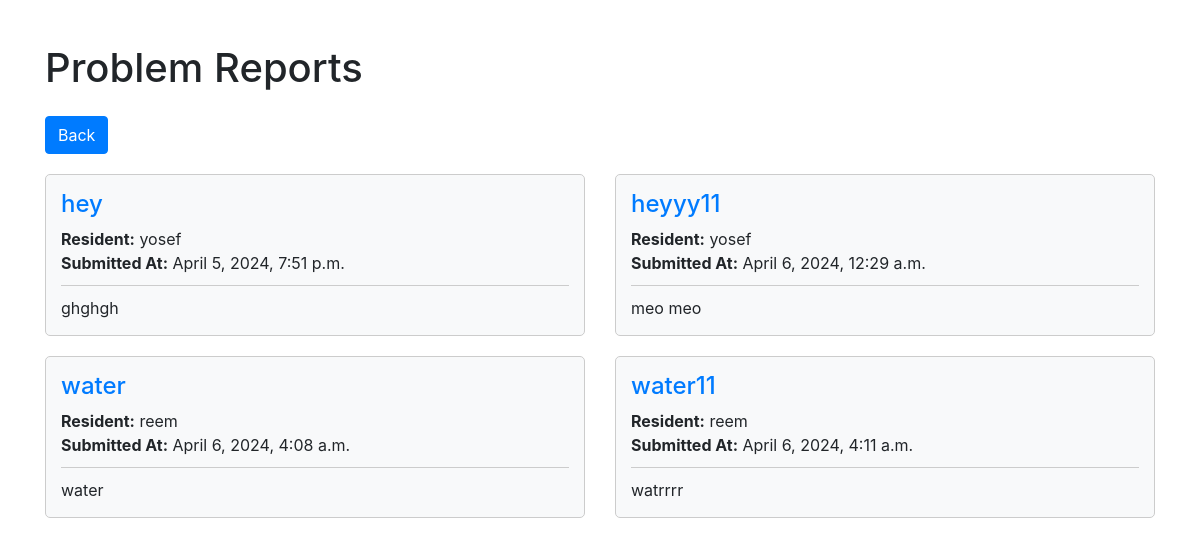
The page /problem-reports/ on the database as committed earlier.
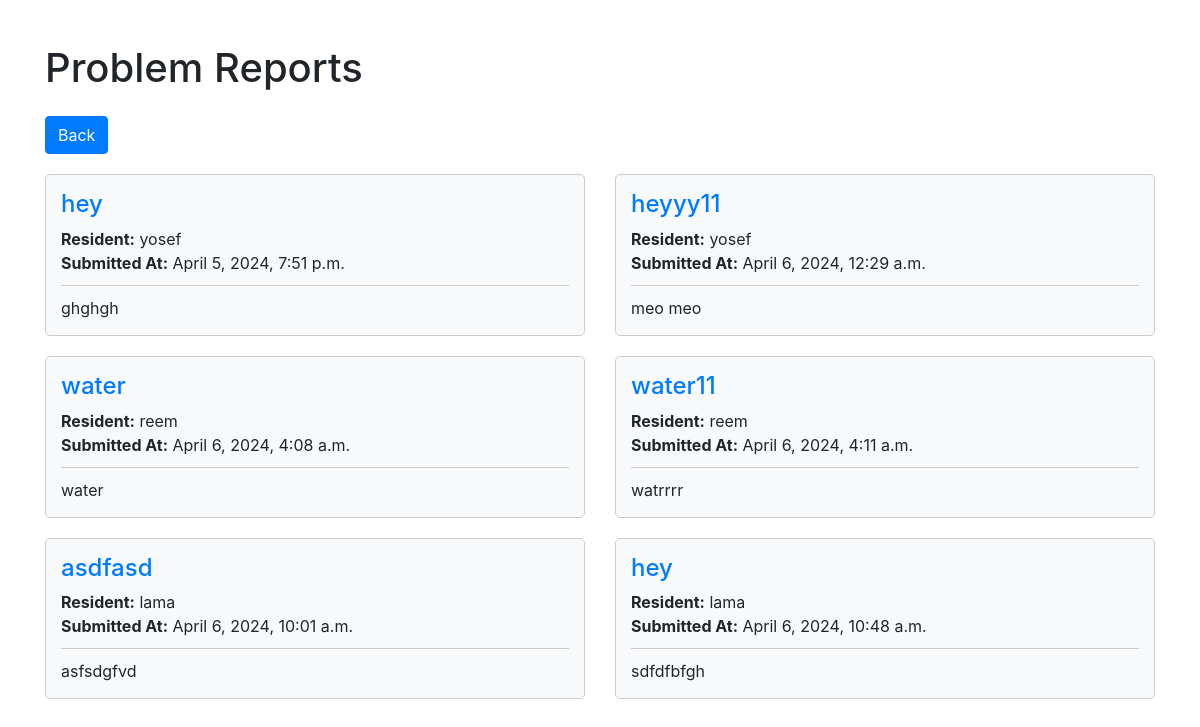
The same page on the database as committed later.
### core/models.py (models this page shows, shortened)
class ResidentMessage(models.Model):
    resident = models.ForeignKey(User, on_delete=models.CASCADE)
    subject = models.CharField(max_length=200)
    message = models.TextField()
    timestamp = models.DateTimeField(auto_now_add=True)

### core/views.py (the view)
# urls.py: path('problem-reports/', view_problem_reports, name='problem_reports'),
def view_problem_reports(request):
    problem_reports = ResidentMessage.objects.all()
    context = {
        'problem_reports': problem_reports}
    return render(request, 'problem_reports.html', context)

### Template/problem_reports.html (shortened to what this page needs)
<!DOCTYPE html>
<html lang="en">
<head>
    <link rel="stylesheet" href="https://stackpath.bootstrapcdn.com/bootstrap/4.5.2/css/bootstrap.min.css">
</head>
<body>
    <div class="container">
        <h1 class="mt-4 mb-4">Problem Reports</h1>
        <a href="{% url 'EmployeeM' %}" class="btn btn-primary back-btn">Back</a>
        <div class="row">
            {% for report in problem_reports %}
            <div class="col-lg-6">
                <div class="report-card">
                    <h4>{{ report.subject }}</h4>
                    <p><strong>Resident:</strong> {{ report.resident }}</p>
                    <p><strong>Submitted At:</strong> {{ report.timestamp }}</p>
                    <hr>
                    <p>{{ report.message }}</p>
                </div>
            </div>
            {% endfor %}
        </div>
    </div>
</body>
</html>

Rows that differ between the two databases and show on the page:
added ResidentMessage: subject "asdfasd", resident "lama", timestamp "April 6, 2024, 10:01 a.m.", message "asfsdgfvd"
added ResidentMessage: subject "hey", resident "lama", timestamp "April 6, 2024, 10:48 a.m.", message "sdfdfbfgh"
